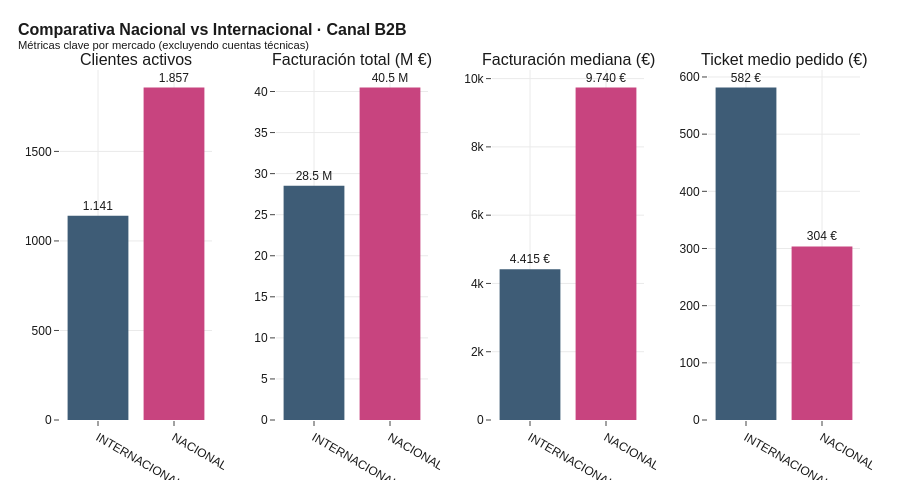

The notebook cell this image was saved under:
### Code cell
# 4.4 Comparativa Nacional vs Internacional (B2B)
b2b_activos = df_sin_tecnicas[df_sin_tecnicas["facturacion_b2b"] > 0]
resumen_mercado = b2b_activos.groupby("tipo_mercado").agg(
    num_clientes=("id_cliente", "count"),
    facturacion_total=("facturacion_b2b", "sum"),
    facturacion_media=("facturacion_b2b", "mean"),
    facturacion_mediana=("facturacion_b2b", "median"),
    pedidos_totales=("num_pedidos_b2b", "sum"),
).reset_index()
resumen_mercado["ticket_medio_pedido"] = resumen_mercado["facturacion_total"] / resumen_mercado["pedidos_totales"]

print("COMPARATIVA NACIONAL VS INTERNACIONAL · CANAL B2B (sin cuentas técnicas)")
print("=" * 80)
for _, row in resumen_mercado.iterrows():
    print(f"\n   {row['tipo_mercado']}")
    print(f"      Clientes activos:    {fmt_es(row['num_clientes']):>10s}")
    print(f"      Facturación total:   {fmt_es(row['facturacion_total'], 2):>15s} €")
    print(f"      Facturación media:   {fmt_es(row['facturacion_media'], 2):>15s} €")
    print(f"      Facturación mediana: {fmt_es(row['facturacion_mediana'], 2):>15s} €")
    print(f"      Pedidos totales:     {fmt_es(row['pedidos_totales']):>15s}")
    print(f"      Ticket medio pedido: {fmt_es(row['ticket_medio_pedido'], 2):>15s} €")

# Visualización: cuatro subplots con métricas comparativas
from plotly.subplots import make_subplots
fig = make_subplots(
    rows=1, cols=4,
    subplot_titles=("Clientes activos", "Facturación total (M €)",
                    "Facturación mediana (€)", "Ticket medio pedido (€)"),
    horizontal_spacing=0.08,
)
colores_mer = [COLOR_NACIONAL if t == "NACIONAL" else COLOR_INTERNACIONAL for t in resumen_mercado["tipo_mercado"]]

fig.add_trace(go.Bar(x=resumen_mercado["tipo_mercado"], y=resumen_mercado["num_clientes"],
                     marker_color=colores_mer, text=resumen_mercado["num_clientes"].map(lambda v: f"{v:,}".replace(",", ".")),
                     textposition="outside", showlegend=False), row=1, col=1)
fig.add_trace(go.Bar(x=resumen_mercado["tipo_mercado"], y=resumen_mercado["facturacion_total"]/1e6,
                     marker_color=colores_mer, text=(resumen_mercado["facturacion_total"]/1e6).round(1).astype(str) + " M",
                     textposition="outside", showlegend=False), row=1, col=2)
fig.add_trace(go.Bar(x=resumen_mercado["tipo_mercado"], y=resumen_mercado["facturacion_mediana"],
                     marker_color=colores_mer, text=resumen_mercado["facturacion_mediana"].round(0).map(lambda v: f"{int(v):,} €".replace(",", ".")),
                     textposition="outside", showlegend=False), row=1, col=3)
fig.add_trace(go.Bar(x=resumen_mercado["tipo_mercado"], y=resumen_mercado["ticket_medio_pedido"],
                     marker_color=colores_mer, text=resumen_mercado["ticket_medio_pedido"].round(0).map(lambda v: f"{int(v):,} €".replace(",", ".")),
                     textposition="outside", showlegend=False), row=1, col=4)

fig.update_layout(
    title=dict(text="<b>Comparativa Nacional vs Internacional · Canal B2B</b><br><sup>Métricas clave por mercado (excluyendo cuentas técnicas)</sup>"),
    height=480, showlegend=False,
)
guardar_y_mostrar(fig, "08_comparativa_b2b_mercados")

### Figure 1 — Plotly figure (JSON) as saved in the notebook; plotly's stock layout.template omitted (floating-point values rounded to 4 significant figures)
{"data": [{"marker": {"color": ["#3E5C76", "#C8447F"]}, "showlegend": false, "text": ["1.141", "1.857"], "textposition": "outside", "type": "bar", "x": ["INTERNACIONAL", "NACIONAL"], "xaxis": "x", "y": [1141, 1857], "yaxis": "y"}, {"marker": {"color": ["#3E5C76", "#C8447F"]}, "showlegend": false, "text": ["28.5 M", "40.5 M"], "textposition": "outside", "type": "bar", "x": ["INTERNACIONAL", "NACIONAL"], "xaxis": "x2", "y": [28.54, 40.49], "yaxis": "y2"}, {"marker": {"color": ["#3E5C76", "#C8447F"]}, "showlegend": false, "text": ["4.415 €", "9.740 €"], "textposition": "outside", "type": "bar", "x": ["INTERNACIONAL", "NACIONAL"], "xaxis": "x3", "y": [4415.0, 9740.0], "yaxis": "y3"}, {"marker": {"color": ["#3E5C76", "#C8447F"]}, "showlegend": false, "text": ["582 €", "304 €"], "textposition": "outside", "type": "bar", "x": ["INTERNACIONAL", "NACIONAL"], "xaxis": "x4", "y": [581.6, 303.7], "yaxis": "y4"}], "layout": {"annotations": [{"font": {"size": 16}, "showarrow": false, "text": "Clientes activos", "x": 0.095, "xanchor": "center", "xref": "paper", "y": 1, "yanchor": "bottom", "yref": "paper"}, {"font": {"size": 16}, "showarrow": false, "text": "Facturación total (M €)", "x": 0.365, "xanchor": "center", "xref": "paper", "y": 1, "yanchor": "bottom", "yref": "paper"}, {"font": {"size": 16}, "showarrow": false, "text": "Facturación mediana (€)", "x": 0.635, "xanchor": "center", "xref": "paper", "y": 1, "yanchor": "bottom", "yref": "paper"}, {"font": {"size": 16}, "showarrow": false, "text": "Ticket medio pedido (€)", "x": 0.905, "xanchor": "center", "xref": "paper", "y": 1, "yanchor": "bottom", "yref": "paper"}], "height": 480, "showlegend": false, "title": {"text": "<b>Comparativa Nacional vs Internacional · Canal B2B</b><br><sup>Métricas clave por mercado (excluyendo cuentas técnicas)</sup>"}, "xaxis": {"anchor": "y", "domain": [0, 0.19]}, "xaxis2": {"anchor": "y2", "domain": [0.27, 0.46]}, "xaxis3": {"anchor": "y3", "domain": [0.54, 0.73]}, "xaxis4": {"anchor": "y4", "domain": [0.81, 1]}, "yaxis": {"anchor": "x", "domain": [0, 1]}, "yaxis2": {"anchor": "x2", "domain": [0, 1]}, "yaxis3": {"anchor": "x3", "domain": [0, 1]}, "yaxis4": {"anchor": "x4", "domain": [0, 1]}}}
